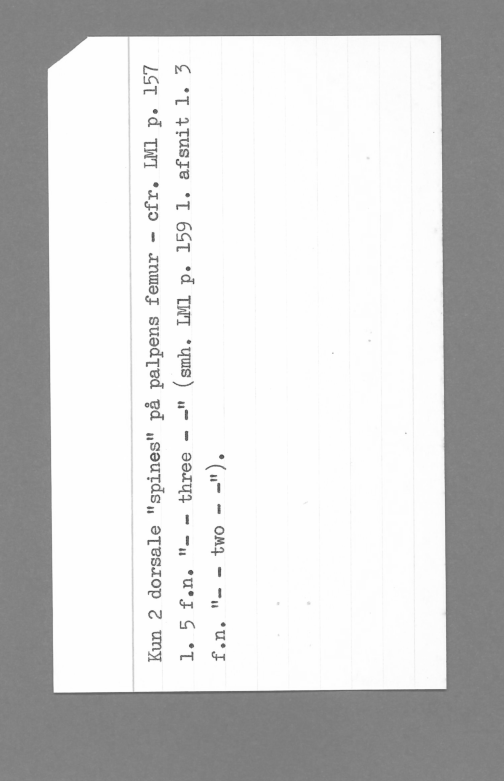
#> input picture Assignment6/textlabel_gray_small.png, 504 x 781 px
$ python Exercuse_6_2.py
#> lines starting #> are read from the running program, lines starting #| are printed output that depends on the picture; after the words box and inside, x2 and y2 are one past the last pixel; in counts of white or black regions, pixels touching at a corner belong together; long printed decimals are rounded
import numpy as np
import matplotlib.pyplot as plt
from skimage import io, feature, filters, morphology, measure
from skimage.transform import rotate

# Load image
I = io.imread("textlabel_gray_small.png", as_gray=True)
#> I is the input picture: shape (781, 504); min 72, max 255, mean 208.7

th = filters.threshold_otsu(I)
#> th = 191
mask = I > th
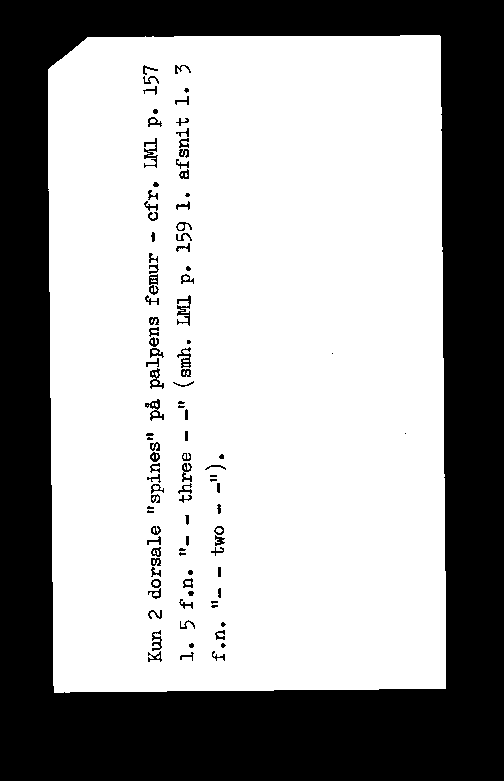
#> mask: shape (781, 504) bool; 64% white; 103 black regions (19 under 20 px), largest, box (x1, y1, x2, y2) and area: (0, 0, 504, 781) 136871, (177, 295, 191, 326) 177, (144, 138, 158, 168) 164

mask = morphology.binary_closing(mask, morphology.square(15))
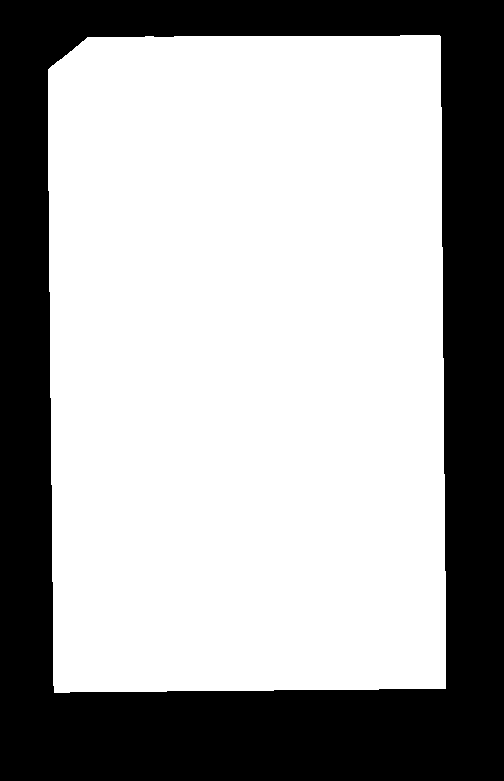
#> mask: shape (781, 504) bool; 65.2% white; 1 black region, box (x1, y1, x2, y2) and area: (0, 0, 504, 781) 136857
mask = morphology.remove_small_holes(mask, area_threshold=5000)
mask = morphology.remove_small_objects(mask, min_size=5000)

labels = measure.label(mask)
#> labels: shape (781, 504) int32; values 0 (black) and 1 (white), 65.2% white; 1 black region
regions = measure.regionprops(labels)
#> regions = 1 regions; box (x1, y1, x2, y2) and area: (48, 35, 446, 693) 256767
largest_label = max(regions, key=lambda r: r.area).label
#> largest_label = 1
mask = labels == largest_label
R = feature.corner_harris(mask.astype(float), sigma=2)
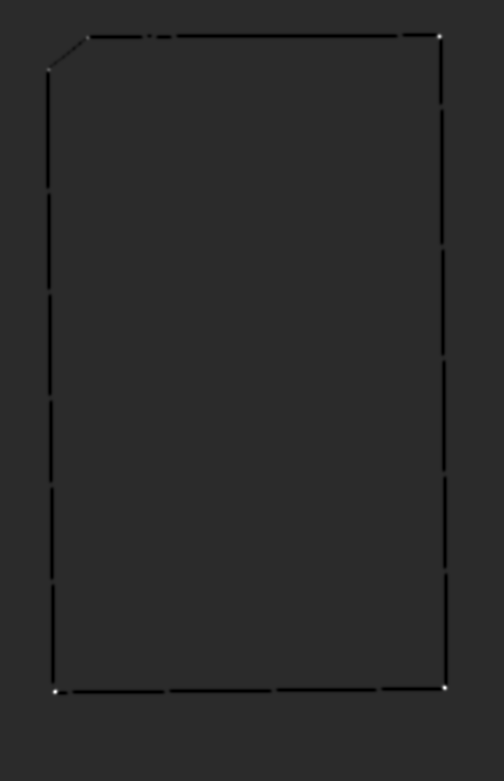
#> R: shape (781, 504) float64; min -1.8, max 8.84, mean -0.0327; drawn with min black and max white
coords = feature.corner_peaks(R, min_distance=20, threshold_rel=0.1)
#> coords = [[687, 444], [691, 55], [36, 439], [69, 48], [37, 87]]

ys = coords[:, 0]
#> ys = [687, 691, 36, 69, 37]
xs = coords[:, 1]
#> xs = [444, 55, 439, 48, 87]

top_right = coords[np.argmax(xs - ys)]
#> top_right = [36, 439]
bottom_right = coords[np.argmax(xs + ys)]
#> bottom_right = [687, 444]
bottom_left = coords[np.argmin(xs - ys)]
#> bottom_left = [691, 55]
top_left_like = coords[np.argmin(xs + ys)]  # this will be near the clipped corner
#> top_left_like = [69, 48]

dy = bottom_right[0] - top_right[0]
#> dy = 651
dx = bottom_right[1] - top_right[1]
#> dx = 5

theta_deg = np.degrees(np.arctan2(dy, dx))
#> theta_deg = 89.56
print("Estimated edge angle:", theta_deg)
#| Estimated edge angle: 89.560

rotated = rotate(I, -theta_deg, resize=True, mode="constant", cval=0)
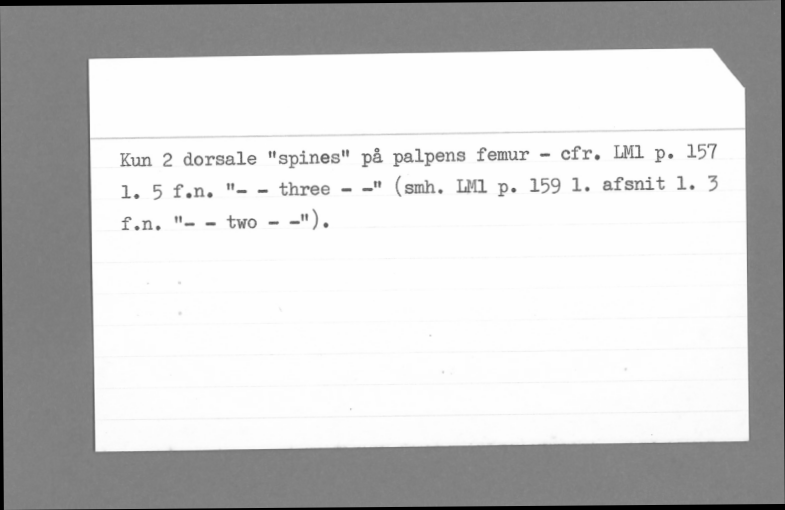
#> rotated: shape (510, 785) float64; min 0, max 1, mean 0.805

h, w = rotated.shape
#> h = 510; w = 785
crop = rotated[int(0.2*h):int(0.8*h), int(0.2*w):int(0.2*w + 0.6*w)]
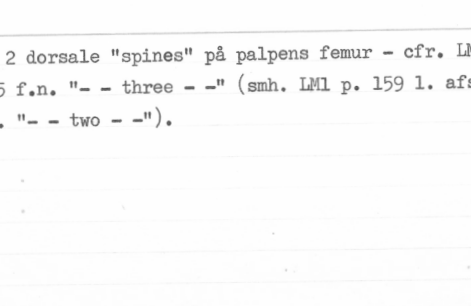
#> crop: shape (306, 471) float64; min 0.321, max 1, mean 0.98

ink = 1.0 - crop  # dark text gives larger values
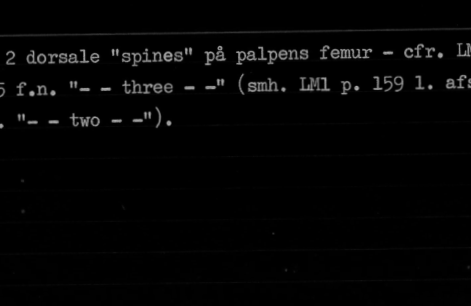
#> ink: shape (306, 471) float64; min 0, max 0.679, mean 0.0202
top_ink = np.sum(ink[:ink.shape[0]//2, :])
#> top_ink = 2526.6
bottom_ink = np.sum(ink[ink.shape[0]//2:, :])
#> bottom_ink = 385.1

if bottom_ink > top_ink:
    rotated = rotate(rotated, 180, resize=True, mode="constant", cval=0)
    print("Applied 180 degree flip")

plt.figure(figsize=(11, 4))

plt.subplot(1, 3, 1)
plt.imshow(I, cmap="gray")
plt.title("Original image")
plt.axis("off")

plt.subplot(1, 3, 2)
plt.imshow(mask, cmap="gray")
plt.scatter(coords[:, 1], coords[:, 0], c="r", s=30)
plt.scatter(
    [top_right[1], bottom_right[1], bottom_left[1], top_left_like[1]],
    [top_right[0], bottom_right[0], bottom_left[0], top_left_like[0]],
    c="yellow", s=80
)
plt.title("Harris corners on label mask")
plt.axis("off")

plt.subplot(1, 3, 3)
plt.imshow(rotated, cmap="gray")
plt.title("Final rotated image")
plt.axis("off")

plt.show()
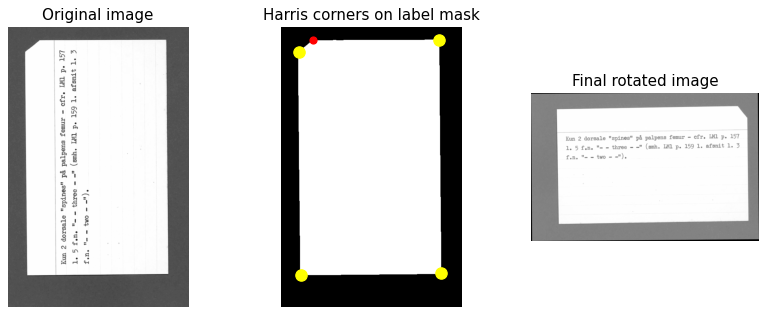
#> figure drawn by matplotlib, 3 panels
